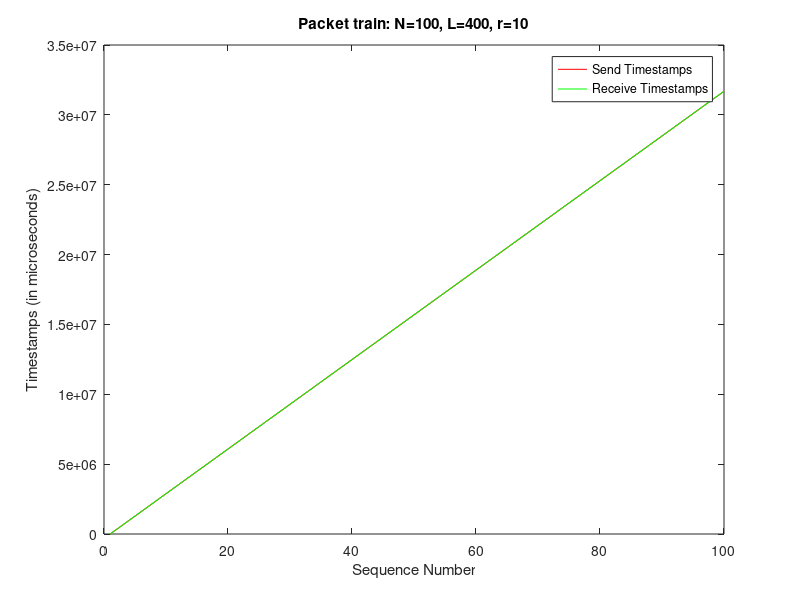
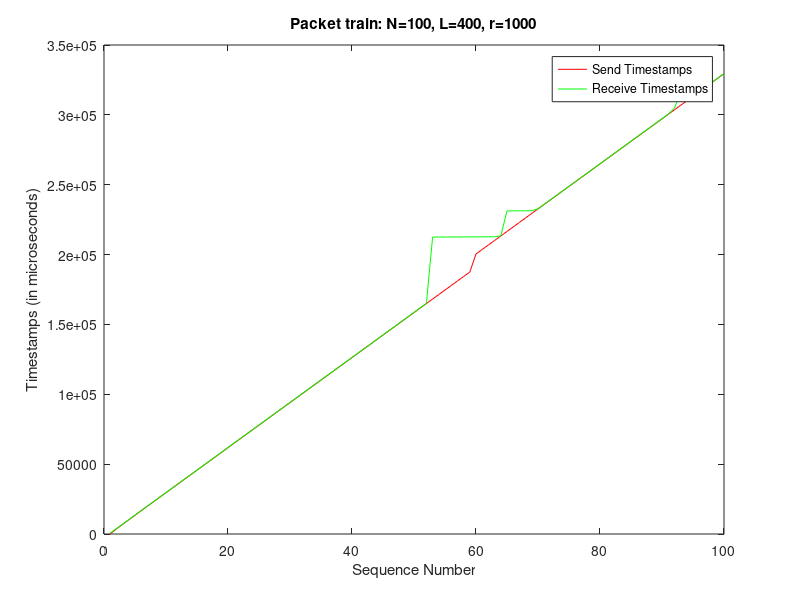
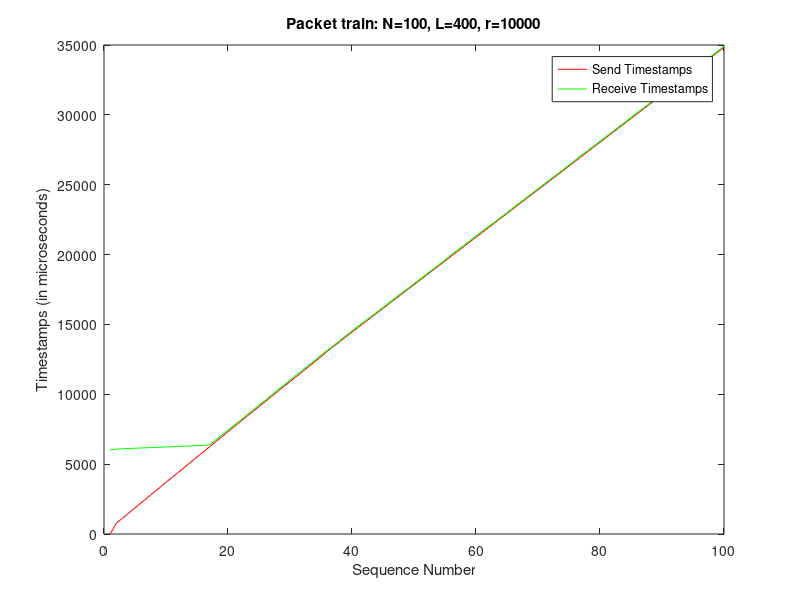

MATLAB code for these plots, in order:

clc; clear all;

[seq_no, send, receive] = textread('sink_r10.txt', '%f %f %f');

figure(1);
plot(seq_no,send,'r',seq_no,receive,'g');
title('Packet train: N=100, L=400, r=10');
xlabel('Sequence Number');
ylabel('Timestamps (in microseconds)');
%xlim([0,2.1e8]);
%legend 
legend('Send Timestamps','Receive Timestamps','Location','northeast');

set(1,'OuterPosition',[1 1 1060 664]);
saveas(1,'plot_r10','png');

[seq_no, send, receive] = textread('sink_1000.txt', '%f %f %f');

figure(2);
plot(seq_no,send,'r',seq_no,receive,'g');
title('Packet train: N=100, L=400, r=1000');
xlabel('Sequence Number');
ylabel('Timestamps (in microseconds)');
%xlim([0,2.1e8]);
%legend 
legend('Send Timestamps','Receive Timestamps','Location','northeast');

set(2,'OuterPosition',[1 1 1060 664]);
saveas(2,'plot_r1000','png');

[seq_no, send, receive] = textread('sink_r10000.txt', '%f %f %f');

figure(3);
plot(seq_no,send,'r',seq_no,receive,'g');
title('Packet train: N=100, L=400, r=10000');
xlabel('Sequence Number');
ylabel('Timestamps (in microseconds)');
%xlim([0,2.1e8]);
%legend 
legend('Send Timestamps','Receive Timestamps','Location','northeast');

set(3,'OuterPosition',[1 1 1060 664]);
saveas(3,'plot_r10000','png');